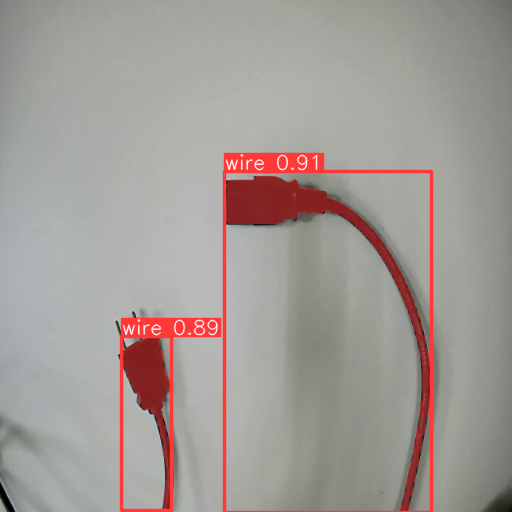
#> input picture Yolov7/cable_16.png, 512 x 512 px, given as the content of the folder ./Image, which was not available
$ python main.py
#> lines starting #> are read from the running program, lines starting #| are printed output that depends on the picture; after the words box and inside, x2 and y2 are one past the last pixel; in counts of white or black regions, pixels touching at a corner belong together; pictures that were not available may be replaced by others from this repository, and a replacement may not be noted
from __future__ import annotations
from configparser import Interpolation
from unicodedata import category
import numpy as np
import cv2
import json
# from os import walk
import glob
from argparse import ArgumentParser
import os

# command example
# python3 main.py --dataset dataset512_1123 --output_file output_512_1123.json
def get_parser():
    parser = ArgumentParser(description='my description')
    parser.add_argument('--template_file', type=str, default="annot_template_coco.json", help='coco format template')
    parser.add_argument('--dataset', type=str, default="./Image", help='where should we get the data')
    parser.add_argument('--output_file', type=str, default="output.json", help='where should the coco file be')
    parser.add_argument('--max_num', type=int, default=2, help='maximum possible number of contours')
    parser.add_argument('--min_area', type=int, default=5000, help='minimum possible area of contour')

    return parser

parser = get_parser()
args = parser.parse_args()
coco_template_path = os.path.join('./coco_json', args.template_file)
# img_path = "./Image/FLIR0169_1.png"
img_dir = args.dataset
output_file = args.output_file
out_split = output_file.split("/")
if len(out_split) == 1:
    output_file = output_file + ".json"
elif len(out_split) > 2:
    output_file = out_split[-1]

if output_file.split(".")[-1] != "json":
    output_file = output_file.split(".")[0]+".json"
output_file = "coco_json/" + output_file
possible_num_cnt = args.max_num
min_area = args.min_area

def label_contours(img_name):
    # Turn RGB image into gray then binary
#> called with img_name = '_only/cable_16.png'
    binary_threshold = 50
    img = cv2.imread(img_name)
#> img is the input picture: shape (512, 512, 3); mean B, G, R 150.7, 154.7, 162.8
    # blur = cv2.blur(img, (9, 9))
    print(img_name)
    # try to transfer image to Lab color and extract L
    # lab_img = cv2.cvtColor(blur, cv2.COLOR_BGR2LAB)
    # ret, thresh = cv2.threshold(lab_img[:,:,0].reshape((img.shape[0],img.shape[1])), binary_threshold, 255, 0)
    gray_img = cv2.cvtColor(img, cv2.COLOR_BGR2GRAY)
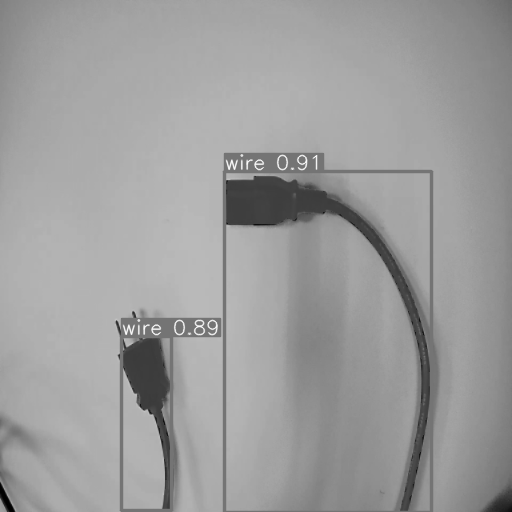
#> gray_img: shape (512, 512); min 1, max 255, mean 156.6
    blur_gray = cv2.GaussianBlur(gray_img, (3, 3), 0)

    # blur_img = cv2.GaussianBlur(gray_img, (7, 7), 0)
    canny = cv2.Canny(blur_gray, 180, 280)
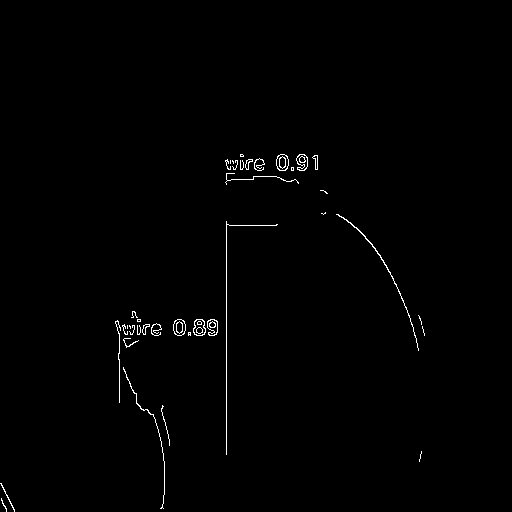
#> canny: shape (512, 512); 0.71% white in thin lines or dots, all inside (x1, y1, x2, y2) = (0, 154, 425, 512)
    blur_can = cv2.GaussianBlur(canny, (5, 5), 0)
    # if (blur_can>100).any():
    #     print("++++++++++++++++++++++++++++++++++++++++")
    #     print(np.array(np.nonzero(blur_can[blur_can>100])).shape)
    cv2.imshow("blur_can",blur_can)
    cv2.waitKey(0)
    cv2.destroyAllWindows()
    # os._exit()
    # blur_img = blur_img - blur_can*0.08
    # blur_img[blur_img < 1] = 1.0
    gray_img = gray_img - blur_can*0.16
    gray_img[gray_img < 0] = 0
#> gray_img: shape (512, 512) float64; min 0, max 239.9, mean 156.3
    blur_img = cv2.GaussianBlur(gray_img, (7, 7), 0)
    blur_img = blur_img.astype(np.uint8)
    print(blur_img.shape)
#| (512, 512)
    ret, thresh = cv2.threshold(blur_img, binary_threshold, 255, cv2.THRESH_BINARY_INV)
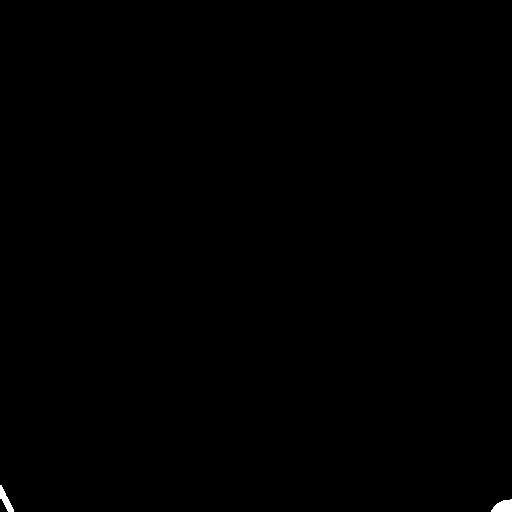
#> thresh: shape (512, 512); 0.14% white; 2 white regions
#> ret = 50
    print(thresh.shape)
#| (512, 512)

    # h,w = thresh.shape
    # thresh[:2,:],thresh[h-2:,:],thresh[:,:2],thresh[:,w-2:] = (255,255,255,255)

    # Find contours in binary image
    contours, hierarchy = cv2.findContours(thresh, cv2.RETR_EXTERNAL, cv2.CHAIN_APPROX_SIMPLE)
#> contours = 2 contours; box (x1, y1, x2, y2) and area: (491, 499, 512, 512) 173, (0, 485, 14, 512) 128
    print(type(contours))
#| <class 'list'>
    contours_list = []
    for i in range(len(contours)):
        area = cv2.contourArea(contours[i])
        print(area)
        if area > min_area:
            contours_list.append(contours[i])
#> this loop made 2 passes
#> area on passes 1 to 2: 173, 128.5
#| 173.0
#| 128.5
#> after the loop, contours_list = []
    contours = tuple(contours_list)
#> contours = ()
    print( "there are " + str(len(contours)) + " contours")
#| there are 0 contours
#> (the run stopped early here; a loop or call above may not have finished)
